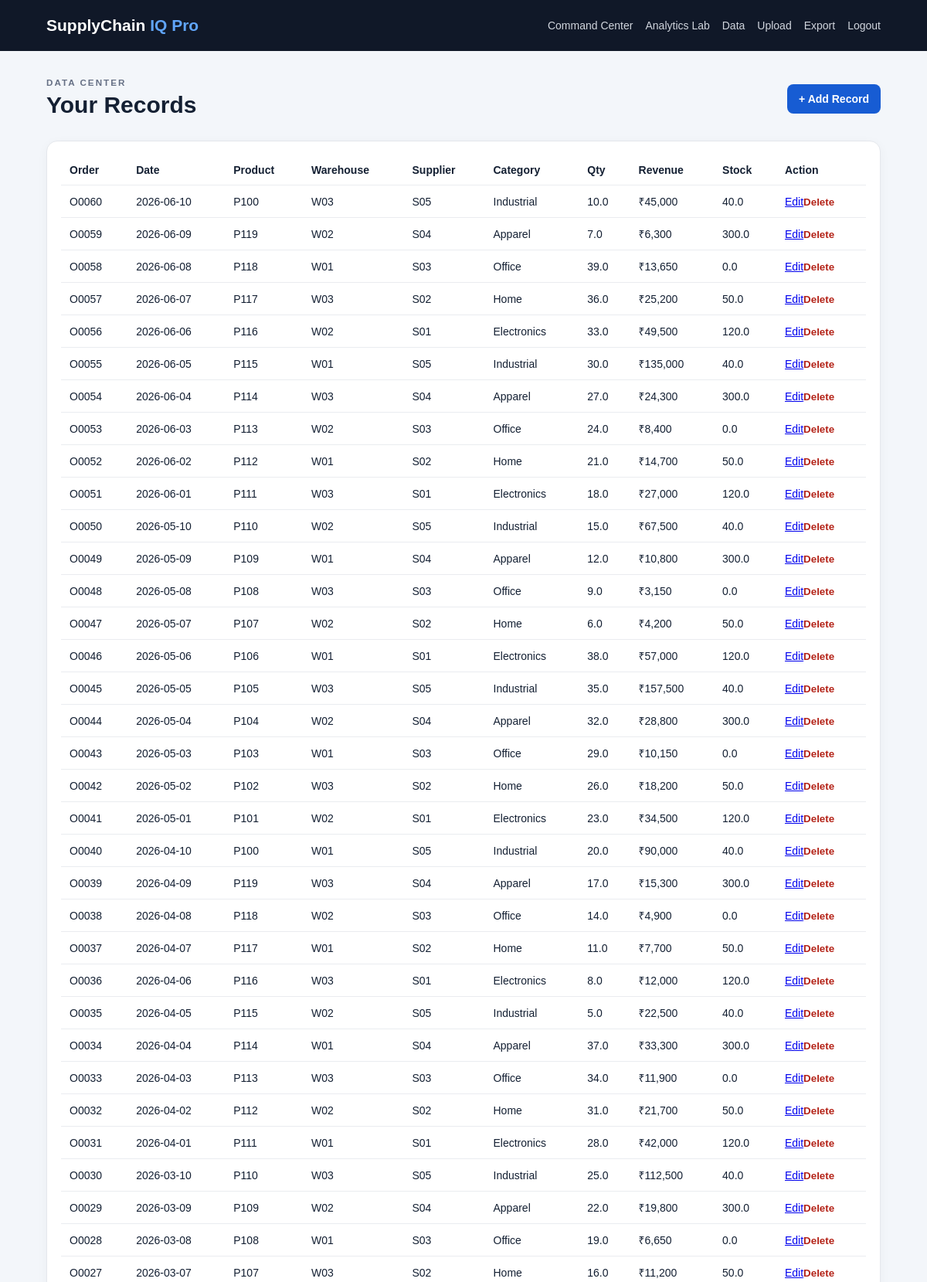
Screenshot of /data (signed in, upper part) with the database file from the repository.
### tables this page shows
CREATE TABLE orders(
id INTEGER PRIMARY KEY AUTOINCREMENT,user_id INTEGER NOT NULL,order_id TEXT NOT NULL,
order_date TEXT NOT NULL,customer_id TEXT,product_id TEXT,warehouse_id TEXT,supplier_id TEXT,
category TEXT,quantity REAL DEFAULT 0,unit_price REAL DEFAULT 0,unit_cost REAL DEFAULT 0,
promised_date TEXT,delivery_date TEXT,stock_units REAL DEFAULT 0,defect_rate REAL DEFAULT 0,
transport_cost REAL DEFAULT 0,created_at TEXT DEFAULT CURRENT_TIMESTAMP,
FOREIGN KEY(user_id) REFERENCES users(id) ON DELETE CASCADE,UNIQUE(user_id,order_id));

### app/main.py (the view)
@main_bp.route("/data")
@login_required
def data():return render_template("data.html",rows=get_db().execute("SELECT * FROM orders WHERE user_id=? ORDER BY order_date DESC,id DESC LIMIT 1000",(uid(),)).fetchall())

### app/auth.py (called while the page is built)
def login_required(view):
    @wraps(view)
    def wrapped(*a,**kw):
        return view(*a,**kw) if "user_id" in session else redirect(url_for("auth.login"))
    return wrapped

### app/db.py (called while the page is built)
def get_db():
    if "db" not in g:
        g.db=sqlite3.connect(current_app.instance_path+"/supply_chain.db")
        g.db.row_factory=sqlite3.Row
        g.db.execute("PRAGMA foreign_keys=ON")
    return g.db

### app/main.py (called while the page is built)
def uid(): return session["user_id"]

### app/templates/data.html
{% extends "base.html" %}{% block content %}<div class="hero"><div><small>DATA CENTER</small><h1>Your Records</h1></div><a class="button" href="{{url_for('main.add_data')}}">+ Add Record</a></div><div class="table"><table><tr><th>Order</th><th>Date</th><th>Product</th><th>Warehouse</th><th>Supplier</th><th>Category</th><th>Qty</th><th>Revenue</th><th>Stock</th><th>Action</th></tr>{% for r in rows %}<tr><td>{{r.order_id}}</td><td>{{r.order_date}}</td><td>{{r.product_id}}</td><td>{{r.warehouse_id}}</td><td>{{r.supplier_id}}</td><td>{{r.category}}</td><td>{{r.quantity}}</td><td>₹{{"{:,.0f}".format(r.quantity*r.unit_price)}}</td><td>{{r.stock_units}}</td><td><a href="{{url_for('main.edit_data',rid=r.id)}}">Edit</a><form class="inline" method="post" action="{{url_for('main.delete_data',rid=r.id)}}"><button class="danger">Delete</button></form></td></tr>{% endfor %}</table></div>{% endblock %}

### app/templates/base.html (shortened to what this page needs)
<!doctype html><html><head><link rel="stylesheet" href="{{url_for('static',filename='style.css')}}"></head><body>
<nav><b>SupplyChain <span>IQ Pro</span></b>{% if session.get("user_id") %}<div class="nav"><a href="{{url_for('main.dashboard')}}">Command Center</a><a href="{{url_for('main.analytics')}}">Analytics Lab</a><a href="{{url_for('main.data')}}">Data</a><a href="{{url_for('main.upload')}}">Upload</a><a href="{{url_for('main.export_csv')}}">Export</a><a href="{{url_for('auth.logout')}}">Logout</a></div>{% endif %}</nav>
{% with m=get_flashed_messages() %}{% for x in m %}<div class="flash">{{x}}</div>{% endfor %}{% endwith %}<main>{% block content %}{% endblock %}</main></body></html>

### app/static/style.css (style rules this page uses)
* { box-sizing:border-box }
body { margin:0;background:#f3f6fa;color:#142033;font:14px Arial,sans-serif }
nav { height:66px;background:#101828;color:white;display:flex;justify-content:space-between;align-items:center;padding:0 5% }
nav b { font-size:21px }
nav span { color:#60a5fa }
.nav { display:flex;gap:16px }
.nav a { color:#d0d5dd;text-decoration:none }
main { max-width:1400px;margin:auto;padding:32px 5% }
.hero { display:flex;justify-content:space-between;align-items:center;margin-bottom:24px }
.hero small { font-weight:800;letter-spacing:2px;color:#667085 }
h1 { font-size:30px;margin:5px 0 }
.cards>div,.grid section,.table,.formbox,.auth { background:white;border:1px solid #e4e7ec;border-radius:14px;padding:18px;box-shadow:0 3px 14px #1018280a }
.table { overflow:auto }
table { width:100%;border-collapse:collapse }
th,td { padding:11px;border-bottom:1px solid #eaecf0;text-align:left;white-space:nowrap }
.button,button { background:#175cd3;color:white;border:0;border-radius:8px;padding:11px 15px;font-weight:700;text-decoration:none;cursor:pointer }
.danger { background:none;color:#b42318;padding:0 }
.inline { display:inline }

### rows the page displays
orders: order_id "O0060", order_date "2026-06-10", product_id "P100", warehouse_id "W03", supplier_id "S05", category "Industrial", quantity "10.0", r.quantity*r.unit_price "45,000", stock_units "40.0"
orders: order_id "O0059", order_date "2026-06-09", product_id "P119", warehouse_id "W02", supplier_id "S04", category "Apparel", quantity "7.0", r.quantity*r.unit_price "6,300", stock_units "300.0"
orders: order_id "O0058", order_date "2026-06-08", product_id "P118", warehouse_id "W01", supplier_id "S03", category "Office", quantity "39.0", r.quantity*r.unit_price "13,650", stock_units "0.0"
orders: order_id "O0057", order_date "2026-06-07", product_id "P117", warehouse_id "W03", supplier_id "S02", category "Home", quantity "36.0", r.quantity*r.unit_price "25,200", stock_units "50.0"
orders: order_id "O0056", order_date "2026-06-06", product_id "P116", warehouse_id "W02", supplier_id "S01", category "Electronics", quantity "33.0", r.quantity*r.unit_price "49,500", stock_units "120.0"
orders: order_id "O0055", order_date "2026-06-05", product_id "P115", warehouse_id "W01", supplier_id "S05", category "Industrial", quantity "30.0", r.quantity*r.unit_price "135,000", stock_units "40.0"
orders: order_id "O0054", order_date "2026-06-04", product_id "P114", warehouse_id "W03", supplier_id "S04", category "Apparel", quantity "27.0", r.quantity*r.unit_price "24,300", stock_units "300.0"
orders: order_id "O0053", order_date "2026-06-03", product_id "P113", warehouse_id "W02", supplier_id "S03", category "Office", quantity "24.0", r.quantity*r.unit_price "8,400", stock_units "0.0"
orders: order_id "O0052", order_date "2026-06-02", product_id "P112", warehouse_id "W01", supplier_id "S02", category "Home", quantity "21.0", r.quantity*r.unit_price "14,700", stock_units "50.0"
orders: order_id "O0051", order_date "2026-06-01", product_id "P111", warehouse_id "W03", supplier_id "S01", category "Electronics", quantity "18.0", r.quantity*r.unit_price "27,000", stock_units "120.0"
orders: order_id "O0050", order_date "2026-05-10", product_id "P110", warehouse_id "W02", supplier_id "S05", category "Industrial", quantity "15.0", r.quantity*r.unit_price "67,500", stock_units "40.0"
orders: order_id "O0049", order_date "2026-05-09", product_id "P109", warehouse_id "W01", supplier_id "S04", category "Apparel", quantity "12.0", r.quantity*r.unit_price "10,800", stock_units "300.0"
orders: order_id "O0048", order_date "2026-05-08", product_id "P108", warehouse_id "W03", supplier_id "S03", category "Office", quantity "9.0", r.quantity*r.unit_price "3,150", stock_units "0.0"
orders: order_id "O0047", order_date "2026-05-07", product_id "P107", warehouse_id "W02", supplier_id "S02", category "Home", quantity "6.0", r.quantity*r.unit_price "4,200", stock_units "50.0"
orders: order_id "O0046", order_date "2026-05-06", product_id "P106", warehouse_id "W01", supplier_id "S01", category "Electronics", quantity "38.0", r.quantity*r.unit_price "57,000", stock_units "120.0"
orders: order_id "O0045", order_date "2026-05-05", product_id "P105", warehouse_id "W03", supplier_id "S05", category "Industrial", quantity "35.0", r.quantity*r.unit_price "157,500", stock_units "40.0"
orders: order_id "O0044", order_date "2026-05-04", product_id "P104", warehouse_id "W02", supplier_id "S04", category "Apparel", quantity "32.0", r.quantity*r.unit_price "28,800", stock_units "300.0"
orders: order_id "O0043", order_date "2026-05-03", product_id "P103", warehouse_id "W01", supplier_id "S03", category "Office", quantity "29.0", r.quantity*r.unit_price "10,150", stock_units "0.0"
orders: order_id "O0042", order_date "2026-05-02", product_id "P102", warehouse_id "W03", supplier_id "S02", category "Home", quantity "26.0", r.quantity*r.unit_price "18,200", stock_units "50.0"
orders: order_id "O0041", order_date "2026-05-01", product_id "P101", warehouse_id "W02", supplier_id "S01", category "Electronics", quantity "23.0", r.quantity*r.unit_price "34,500", stock_units "120.0"
orders: order_id "O0040", order_date "2026-04-10", product_id "P100", warehouse_id "W01", supplier_id "S05", category "Industrial", quantity "20.0", r.quantity*r.unit_price "90,000", stock_units "40.0"
orders: order_id "O0039", order_date "2026-04-09", product_id "P119", warehouse_id "W03", supplier_id "S04", category "Apparel", quantity "17.0", r.quantity*r.unit_price "15,300", stock_units "300.0"
orders: order_id "O0038", order_date "2026-04-08", product_id "P118", warehouse_id "W02", supplier_id "S03", category "Office", quantity "14.0", r.quantity*r.unit_price "4,900", stock_units "0.0"
orders: order_id "O0037", order_date "2026-04-07", product_id "P117", warehouse_id "W01", supplier_id "S02", category "Home", quantity "11.0", r.quantity*r.unit_price "7,700", stock_units "50.0"
orders: order_id "O0036", order_date "2026-04-06", product_id "P116", warehouse_id "W03", supplier_id "S01", category "Electronics", quantity "8.0", r.quantity*r.unit_price "12,000", stock_units "120.0"
orders: order_id "O0035", order_date "2026-04-05", product_id "P115", warehouse_id "W02", supplier_id "S05", category "Industrial", quantity "5.0", r.quantity*r.unit_price "22,500", stock_units "40.0"
orders: order_id "O0034", order_date "2026-04-04", product_id "P114", warehouse_id "W01", supplier_id "S04", category "Apparel", quantity "37.0", r.quantity*r.unit_price "33,300", stock_units "300.0"
orders: order_id "O0033", order_date "2026-04-03", product_id "P113", warehouse_id "W03", supplier_id "S03", category "Office", quantity "34.0", r.quantity*r.unit_price "11,900", stock_units "0.0"
orders: order_id "O0032", order_date "2026-04-02", product_id "P112", warehouse_id "W02", supplier_id "S02", category "Home", quantity "31.0", r.quantity*r.unit_price "21,700", stock_units "50.0"
orders: order_id "O0031", order_date "2026-04-01", product_id "P111", warehouse_id "W01", supplier_id "S01", category "Electronics", quantity "28.0", r.quantity*r.unit_price "42,000", stock_units "120.0"
orders: order_id "O0030", order_date "2026-03-10", product_id "P110", warehouse_id "W03", supplier_id "S05", category "Industrial", quantity "25.0", r.quantity*r.unit_price "112,500", stock_units "40.0"
orders: order_id "O0029", order_date "2026-03-09", product_id "P109", warehouse_id "W02", supplier_id "S04", category "Apparel", quantity "22.0", r.quantity*r.unit_price "19,800", stock_units "300.0"
orders: order_id "O0028", order_date "2026-03-08", product_id "P108", warehouse_id "W01", supplier_id "S03", category "Office", quantity "19.0", r.quantity*r.unit_price "6,650", stock_units "0.0"
orders: order_id "O0027", order_date "2026-03-07", product_id "P107", warehouse_id "W03", supplier_id "S02", category "Home", quantity "16.0", r.quantity*r.unit_price "11,200", stock_units "50.0"
